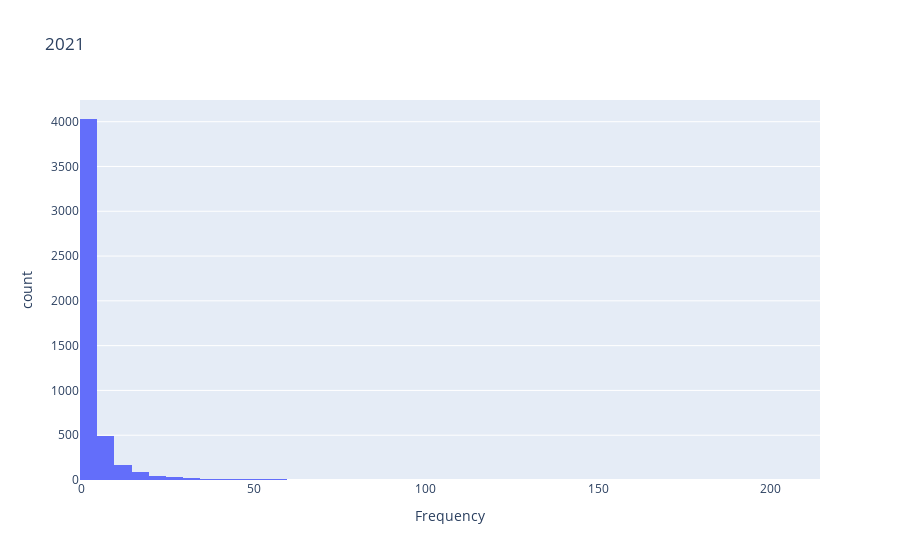

The code cell stored with this chart in its notebook:
### Code cell
# 2021 tweets
px.histogram(f_2021, x ='Frequency', nbins =50, title = "2021")

### Figure 1 — Plotly figure (JSON) as saved in the notebook; plotly's stock layout.template omitted (floating-point values rounded to 4 significant figures; data arrays with more than 128 entries replaced by an {"elided": "..."} marker saying what was removed)
{"data": [{"alignmentgroup": "True", "bingroup": "x", "hovertemplate": "Frequency=%{x}<br>count=%{y}<extra></extra>", "legendgroup": "", "marker": {"color": "#636efa", "pattern": {"shape": ""}}, "name": "", "nbinsx": 50, "offsetgroup": "", "orientation": "v", "showlegend": false, "type": "histogram", "x": {"elided": "4936 int values"}, "xaxis": "x", "yaxis": "y"}], "layout": {"barmode": "relative", "legend": {"tracegroupgap": 0}, "title": {"text": "2021"}, "xaxis": {"anchor": "y", "domain": [0, 1], "title": {"text": "Frequency"}}, "yaxis": {"anchor": "x", "domain": [0, 1], "title": {"text": "count"}}}}
